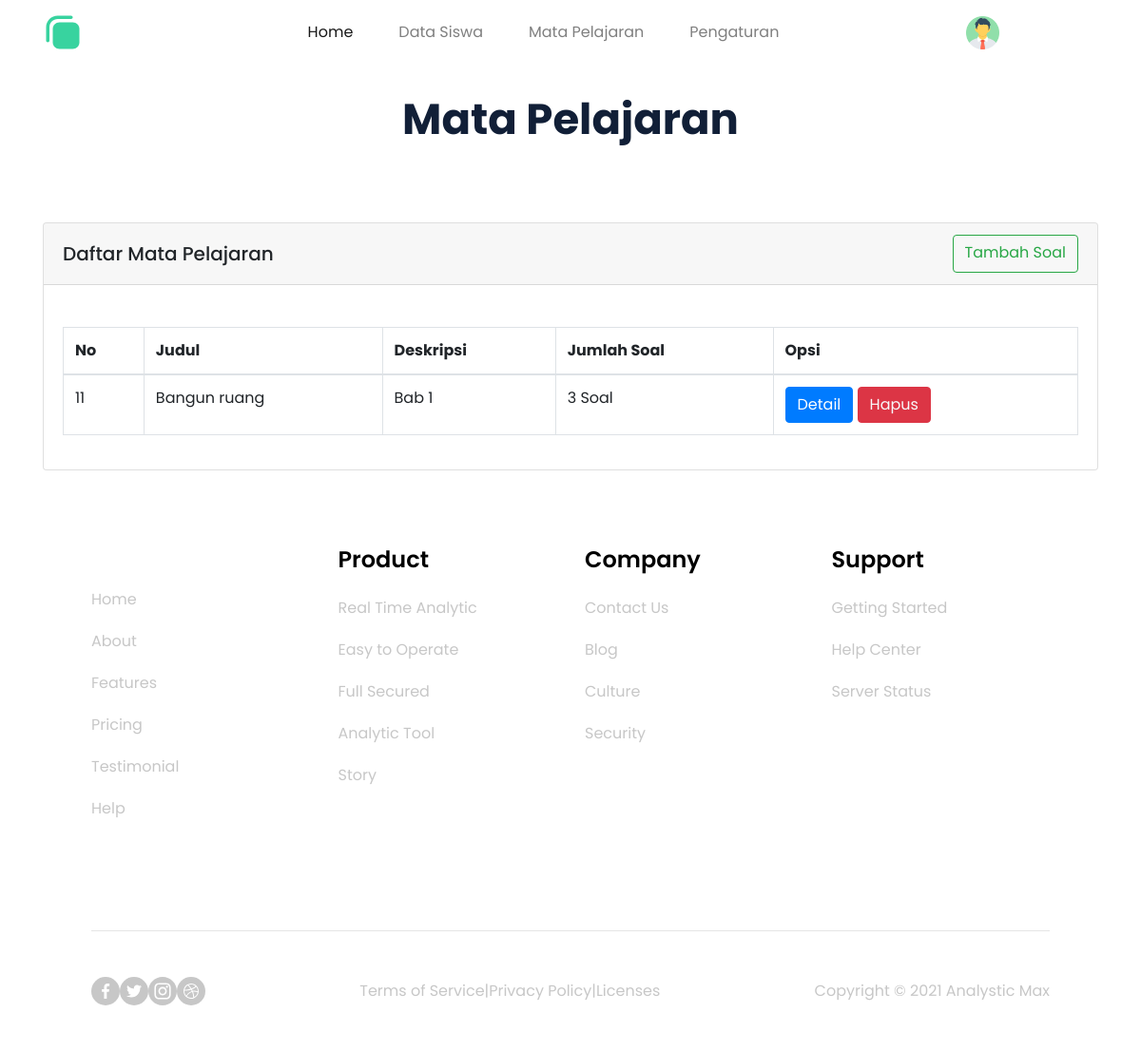
/public/Guru/mapelGuru (signed in), run on the app's committed database.
### tables this page shows
CREATE TABLE `ujian` (
  `id` int(11) NOT NULL,
  `judul` varchar(255) NOT NULL,
  `deskripsi` varchar(255) NOT NULL,
  `id_guru` int(11) NOT NULL
);

### app/controllers/Guru.php (called while the page is built, shortened)
<?php
class Guru extends Controller
{
    public function mapelGuru()
    {
        $id_guru = $_SESSION['id'];
        $data['judul'] = 'Mapel Guru';
        $data['mapel'] = $this->model('Soal_model')->getAllMapel($id_guru);
        $data['mapel'] = array_map(function ($mapel) {
            $mapel['jumlahSoal'] = $this->model('Soal_model')->jmlSoal($mapel['id'])[0]['jumlahSoal'];
            return $mapel;
        }, $data['mapel']);
        $this->view('guru/mapel', $data);
    }
}

### app/core/App.php (called while the page is built, shortened)
<?php
class App {
    protected $method = 'index';
    protected $params = [];
    public function __construct()
    {
        $url = $this->parseURL();
        if ($url != null && file_exists('../app/controllers/' . $url[0] . '.php') ) {
            unset($url[0]);
        }
        $this->controller = new $this->controller;
        if( isset($url[1]) )
        {
            if ( method_exists($this->controller, $url[1]) ) {
                $this->method = $url[1];
            }
        }
        call_user_func_array([$this->controller, $this->method], $this->params);
    }
    public function parseURL()
    {
        if( isset($_GET['url']) ) {
            $url = rtrim($_GET['url'], '/');
            $url = filter_var($url, FILTER_SANITIZE_URL);
            $url = explode('/', $url);
            return $url;
        }
    }
}

### public/index.php (called while the page is built, shortened)
<?php
$app = new App;

### app/core/Database.php (called while the page is built, shortened)
<?php
class Database
{
    private $host = DB_HOST;
    private $user = DB_USER;
    private $pass = DB_PASS;
    private $db_name = DB_NAME;
    private $dbh;
    private $stmt;
    public function __construct()
    {
        $dsn = 'mysql:host=' . $this->host . ';dbname=' . $this->db_name;
        $option = [
            PDO::ATTR_PERSISTENT => true,
            PDO::ATTR_ERRMODE => PDO::ERRMODE_EXCEPTION
        ];
        try {
            $this->dbh = new PDO($dsn, $this->user, $this->pass, $option);
        } catch (PDOException $e) {
            die($e->getMessage());
        }
    }
    public function query($query)
    {
        $this->stmt = $this->dbh->prepare($query);
    }
    public function bind($param, $value, $type = null)
    {
        if( is_null($type))
        {
            switch(true)
            {
                case is_int($value) :
                    $type = PDO::PARAM_INT;
                    break;
            }
        }
        $this->stmt->bindValue($param, $value, $type);
    }
    public function execute()
    {
        $this->stmt->execute();
    }
    public function resultSet()
    {
        $this->execute();
        return $this->stmt->fetchAll(PDO::FETCH_ASSOC);
    }
}

### app/models/Soal_model.php (called while the page is built, shortened)
<?php
class Soal_model extends Controller
{
    private $table = 'ujian';
    private $db;
    public function __construct()
    {
        $this->db = new Database;
    }
    public function getAllMapel($id)
    {
        $this->db->query('SELECT * FROM ' . $this->table . ' WHERE id_guru = :id');
        $this->db->bind('id', $id);
        return $this->db->resultSet();
    }
    public function jmlSoal($id)
    {
        $this->db->query('SELECT count(id) AS jumlahSoal FROM soal WHERE id_ujian = :id');
        $this->db->bind('id', $id);
        return $this->db->resultSet();
    }
}

### app/views/guru/mapel.php (the view, shortened to what this page needs)
<div class="container">
  <div class="headline">
    Mata Pelajaran <br><br>
  </div>
  <div class="row">
    <div class="col-md-12 mt-2">
      <div class="card">
        <div class="card-header d-flex justify-content-between">
          <h5 class="mt-2">Daftar Mata Pelajaran</h5>
          <a href="<?= BASE; ?>/Guru/tambahSoal" class="btn btn-outline-success">Tambah Soal</a>
        </div>
        <div class="card-body">
          <br />
          <table class="table table-bordered border-striped table-hover">
            <thead>
              <tr>
                <th>No</th>
                <th>Judul</th>
                <th>Deskripsi</th>
                <th>Jumlah Soal</th>
                <th>Opsi</th>
              </tr>
            </thead>
            <tbody>
              <?php foreach ($data['mapel'] as $mapel) :  ?>
                <tr>
                  <td><?= $mapel['id']; ?></td>
                  <td><?= $mapel['judul']; ?></td>
                  <td><?= $mapel['deskripsi']; ?></td>
                  <td><?= $mapel['jumlahSoal'] ?> Soal</td>
                  <td>
                    <a href="<?= BASE; ?>/Guru/detailMapel/<?= $mapel['id'] ?>" id="" class="btn btn-primary">Detail</a>
                    <a id="hapus<?= $mapel['id'] ?>" class="btn text-light btn-danger">Hapus</a>
                  </td>
                </tr>
              <?php endforeach; ?>
            </tbody>
          </table>
        </div>
      </div>
    </div>
  </div>
</div>

### public/css/style.css (style rules this page uses)
* { font-family: "Poppins", sans-serif !important; }
.headline { font-family: Poppins; font-style: normal; font-weight: bold; font-size: 45px; line-height: 67px; text-align: center; color: #111f37; }

### data on the page
ujian: id "11", judul "Bangun ruang", deskripsi "Bab 1", jumlahSoal "3"
